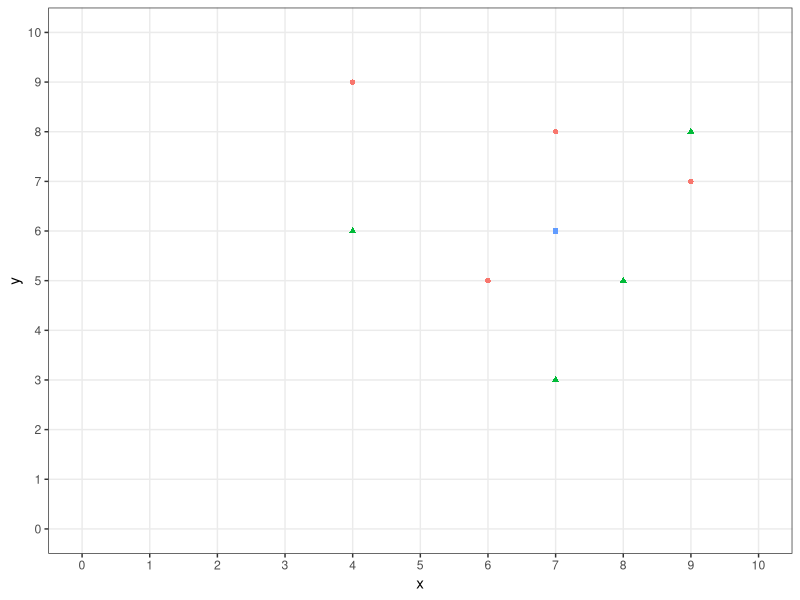
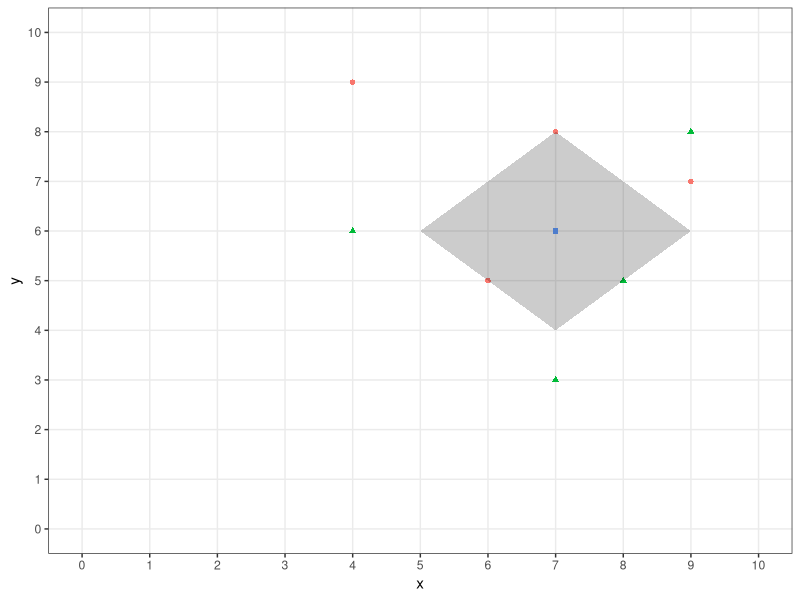
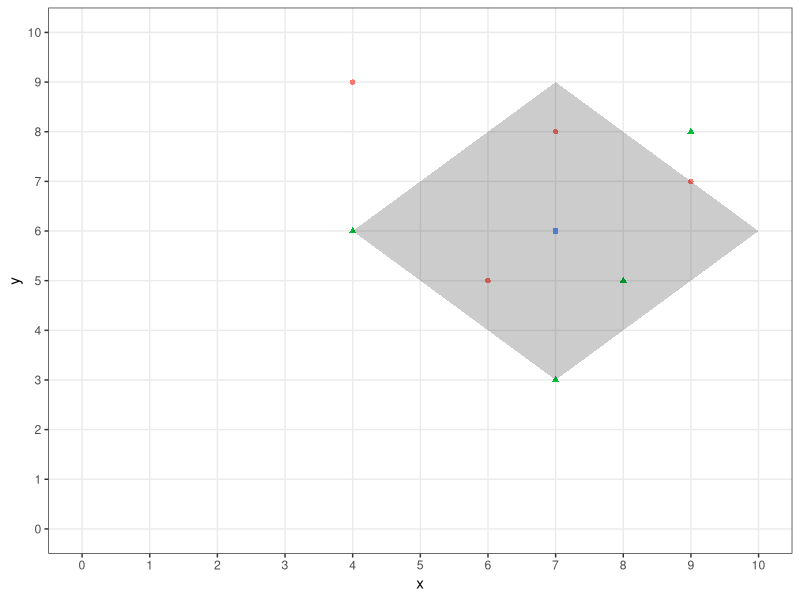
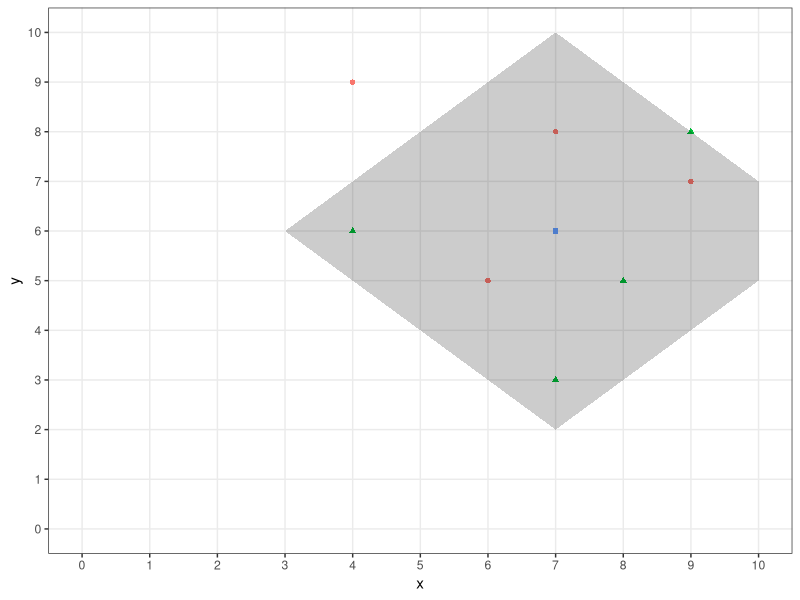

Here is the R script that generated these plots, in order:
## ---- chunk 1
x <- c(4, 7, 9, 4, 6, 7, 9, 7, 8)
y <- c(6, 3, 8, 9, 5, 8, 7, 6, 5)
z <- as.factor(c(1, 1, 1, 0, 0, 0, 0, 2, 1))

d3 = c(5, 7, 9, 7)
v3 = c(6 , 8, 6, 4)

d5 = c(4, 7, 10, 7)
v5 = c(6, 9, 6, 3)

d7 = c(3, 7, 10, 10, 7)
v7 = c(6, 10, 7, 5, 2)

library(ggplot2)
qplot(x, y, shape = z, col = z) + 
theme_bw() +
theme(legend.position="none") +
scale_x_continuous(
  minor_breaks = seq(0, 10, by = 1),
  breaks = seq(0, 10, by = 1), 
  limits = c(0, 10)) +
scale_y_continuous(
  minor_breaks = seq(0, 10, by = 1), 
  breaks = seq(0, 10, by = 1),
  limits = c(0, 10))
## ---- chunk 2
x <- c(4, 7, 9, 4, 6, 7, 9, 7, 8)
y <- c(6, 3, 8, 9, 5, 8, 7, 6, 5)
z <- as.factor(c(1, 1, 1, 0, 0, 0, 0, 2, 1))

d3 = c(5, 7, 9, 7)
v3 = c(6 , 8, 6, 4)

d5 = c(4, 7, 10, 7)
v5 = c(6, 9, 6, 3)

d7 = c(3, 7, 10, 10, 7)
v7 = c(6, 10, 7, 5, 2)

library(ggplot2)
qplot(x, y, shape = z, col = z) + 
  theme_bw() +
  theme(legend.position="none") +
  scale_x_continuous(
    minor_breaks = seq(0, 10, by = 1),
    breaks = seq(0, 10, by = 1), 
    limits = c(0, 10)) +
  scale_y_continuous(
    minor_breaks = seq(0, 10, by = 1), 
    breaks = seq(0, 10, by = 1),
    limits = c(0, 10)) +
  annotate("polygon", x = d3, y = v3, alpha = 0.2, fill = "black")
## ---- chunk 3
qplot(x, y, shape = z, col = z) + 
  theme_bw() +
  theme(legend.position="none") +
  scale_x_continuous(
    minor_breaks = seq(0, 10, by = 1),
    breaks = seq(0, 10, by = 1), 
    limits = c(0, 10)) +
  scale_y_continuous(
    minor_breaks = seq(0, 10, by = 1), 
    breaks = seq(0, 10, by = 1),
    limits = c(0, 10)) +
  annotate("polygon", x = d5, y = v5, alpha = 0.2, fill = "black")
## ---- chunk 4
qplot(x, y, shape = z, col = z) + 
  theme_bw() +
  theme(legend.position="none") +
  scale_x_continuous(
    minor_breaks = seq(0, 10, by = 1),
    breaks = seq(0, 10, by = 1), 
    limits = c(0, 10)) +
  scale_y_continuous(
    minor_breaks = seq(0, 10, by = 1), 
    breaks = seq(0, 10, by = 1),
    limits = c(0, 10)) +
  annotate("polygon", x = d7, y = v7, alpha = 0.2, fill = "black")
